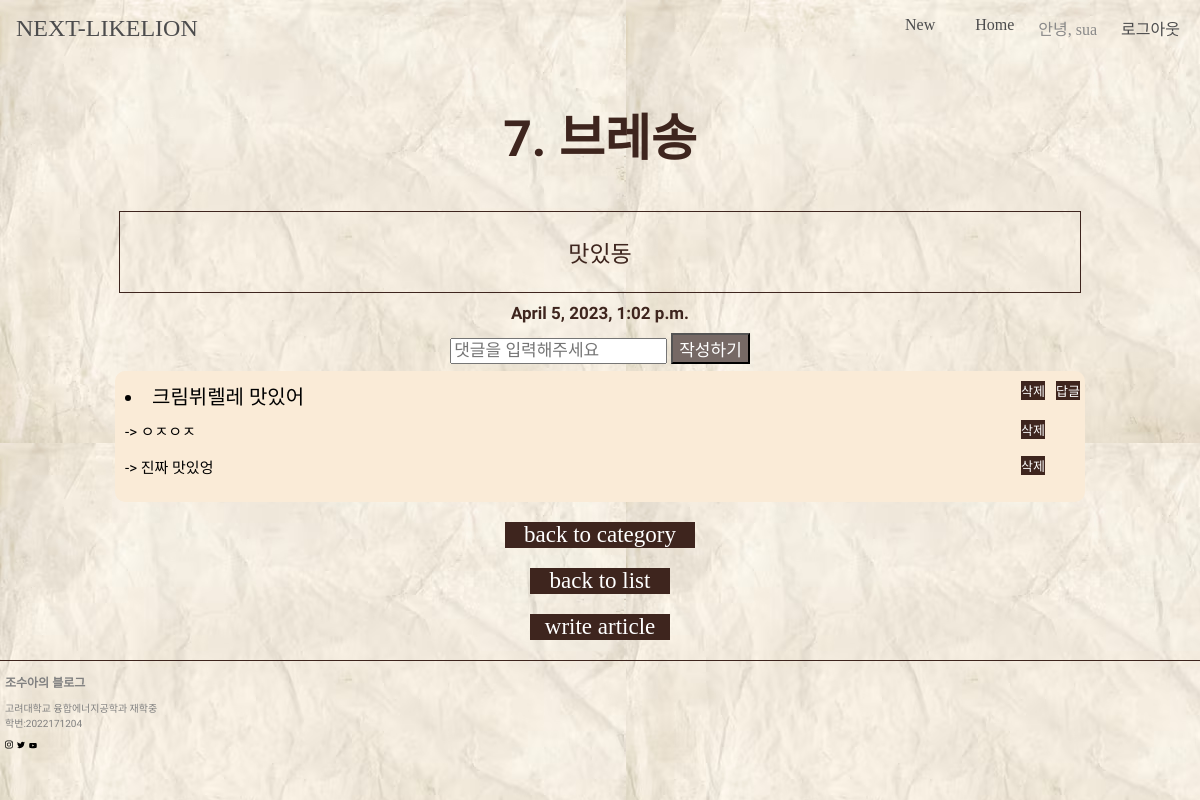
/detail/7 (signed in), run on the app's committed database.
### blogApp/models.py (models this page shows, shortened)
class Article(models.Model):
    title = models.CharField(max_length= 200)
    content = models.TextField()
    category = models.CharField(max_length=10, null = True)
    updated_at = models.DateTimeField(auto_now = True)
    author = models.ForeignKey(User, on_delete=models.CASCADE, related_name='posts', default=1)

class Comment(models.Model):
    article = models.ForeignKey(Article, on_delete = models.CASCADE, related_name="comments")
    content = models.TextField()
    author = models.ForeignKey(User, on_delete=models.CASCADE, related_name='comments')

class Recomment(models.Model):
    comment = models.ForeignKey(Comment, on_delete = models.CASCADE, related_name="recomments")
    recontent = models.TextField()

### blogApp/views.py (the view, shortened to what this page needs)
# urls.py: path('detail/<int:article_id>', views.detail, name = 'detail'),
def detail(request, article_id):
    article = Article.objects.get(id = article_id)
    post_date = article.updated_at
    return render(request, 'detail.html', {'article' : article, 'post_date' : post_date})

### blogApp/templates/detail.html (shortened to what this page needs)
{% extends 'base.html' %}
{% block css %}
{% load static %}
<link rel="stylesheet" type="text/css" href="{% static 'detail.css' %}">
{% endblock %}
{% block content %}
<h2><strong>{{article.id}}. {{article.title}}</strong></h2>
    <div class = 'content'><p>{{article.content}}</p></div>
    <div class="date">{{post_date}}</div>
    <form method="POST">
        <input type = "text" name = "content" placeholder = "댓글을 입력해주세요" />
        <button type = "submit">작성하기</button>
    </form>
    {% for comment in article.comments.all %}
    <div class="comment">
        <li class = "comments"><span>{{comment.content}}</span>
            {% if user.pk == comment.author.pk and user.is_authenticated %}
            <a href="{% url 'delete-comment' article.id comment.id %}" class = "delete">삭제</a>
            <a href="{% url 'recomment' article.id comment.id %}" class = "reply">답글</a>
            {% endif %}
        </li>
        {% for recomment in comment.recomments.all %}
        <ul class = "recomment">-> <span>{{recomment.recontent}}</span>
            <a href="{% url 'delete-recomment' article.id comment.id recomment.id%}" class = "delete">삭제</a>
        </ul>
        {% endfor %}
    </div>
    {% endfor %}
    <div class="name plus">
        <a href="{% url 'category' article.category %}">back to category</a>
    </div>
    <div class="name">
        <a href = "{% url 'list' %}">back to list</a>
    </div>
    <div class="name">
        <a href = "{% url 'new' %}">write article</a>
    </div>
{% endblock %}

### blogApp/templates/base.html (shortened to what this page needs)
<!DOCTYPE html>
<html lang="en">
<head>
    {% load account socialaccount %}
    {% load static %}
    <link rel="stylesheet" type = "text/css" href= "{% static 'base.css'%}" />
    {% block css %} {% endblock css %}
</head>
<body>
    <nav id="navbar">
        <div class="navbar__logo">
          <a href="{% url 'list' %}">NEXT-LIKELION</a>
        </div>
        <ul class="navbar__menu">
          <li class="navbar__menu__item">
            <a href="{% url 'new' %}">New</a>
          </li>
          <li class="navbar__menu__item">
            <a href="{% url 'list' %}">Home</a>
          </li>
          {% if user.is_authenticated %}
          <span class="navbar__menu__item">안녕, {{user.username}}</span>
          <li class="navbar__menu__item">
            <a href="{% url 'logout'%}">로그아웃</a>
          </li>
          {% endif %}
        </ul>
    </nav>
    {% block content %} {% endblock content %}
    <div class="footer">
        <p class = 'blogname'><strong>조수아의 블로그</strong></p><br/>
        <p class = 'info'>고려대학교 융합에너지공학과 재학중<br/>학번:2022171204<br/></p>
        <div class="sns_icon">
            {% load static %}
            <a href = "https://www.instagram.com/_3sua3/" ><img src="{% static './instagram.svg' %}"></a>
            <a href = "https://www.instagram.com/_3sua3/"><img src = "{% static './twitter.svg' %}"></a>
            <a href = "https://www.instagram.com/_3sua3/"><img src = "{% static './youtube.svg' %}"></a>
        </div>
    </div>
</body>
</html>

### blogApp/static/base.css (style rules this page uses)
body { background-image: url('./old-crumpled-paper-texture-background_118047-12865.avif'); display: flex; flex-direction: column; align-items: center; }
.footer { width: 100%; border-top: 1px solid #3E251E; position: relative; bottom: -20px; display: flex; flex-direction: column; align-items: flex-start; padding-left: 10px; }
.footer p { font-family: 'Nanum Myeongjo', serif; color: gray; text-align: start; }
.blogname { font-size: 12px; }
.info { font-size: 10px; position: relative; top: -30px; }
.sns_icon { position: relative; top: -35px; white-space: nowrap; }
:root { --color-white: #ffffff; --color-dark-grey: #8f8f8f; --color-light-grey: #ebebeb; --color-blue: #668efd; --color-black: #4c4c4d; --font-large: 48px; --font-medium: 28px; --font-regular: 18px; --font-small: 16px; --font-micro: 14px; --weight-bold: 700; --weight-semi-bold: 500; --weight-regular: 400; --size-border-radius: 4px; }
body { margin: 0; width: 100%; background-color: aliceblue; }
a { text-decoration: none; color: var(--color-black); }
ul { list-style: none; padding-left: 0; }
#navbar { width: 100%; display: flex; justify-content: space-between; align-items: center; transition: all 300ms ease-in-out; z-index: 1; color: #898989; }
.navbar__logo { padding: 8px 16px; font-size: 24px; }
.navbar__menu { display: flex; padding-left: 0; }
.navbar__menu .navbar__menu__item { margin: 0 4px; cursor: pointer; color: #898989; }
.navbar__menu .navbar__menu__item a { padding: 8px 16px; }

### blogApp/static/detail.css (style rules this page uses)
body { background-image: url('./old-crumpled-paper-texture-background_118047-12865.avif'); display: flex; flex-direction: column; align-items: center; }
h2 { font-family: 'Nanum Myeongjo', serif; font-size: 50px; color: #3E251E; text-align: center; font-weight: 900; }
p { font-family: 'Nanum Myeongjo', serif; font-size: 23px; color: #3E251E; text-align: center; font-weight: 500; }
.date { font-family: 'Nanum Myeongjo', serif; font-size: 17px; color: #3E251E; text-align: center; font-weight: 700; margin-top: 10px; }
.content { border: 1px solid #3E251E; width: 80%; height: 80%; }
.name { margin-top: 20px; width: 140px; background-color: #3E251E; text-align: center; }
.name a { font-family: 'Droid Serif'; font-size: 23px; color: white; }
.plus { width: 190px; }
form { margin-top: 10px; }
form input, button { font-family: 'Droid Serif'; font-size: 17px; color: #3E251E; }
form button { background-color: #766965; color: white; }
.comment { width: 80%; background-color: antiquewhite; text-align: start; margin-top: 7px; padding-left: 10px; font-family: 'Nanum Myeongjo', serif; padding-top: 10px; position: relative; border-radius: 10px; padding-bottom: 5px; }
.comment .reply { position: absolute; right: 5px; font-size: 13px; background-color: #3E251E; color: white; }
.comment .delete { position: absolute; right: 40px; font-size: 13px; background-color: #3E251E; color: white; }
.comment .comments { font-size: 20px; }
.comment .recomment { position: relative; top: -5px; font-size: 15px; }

### data on the page
Article: id "7", title "브레송", content "맛있동", updated_at "April 5, 2023, 1:02 p.m."
Comment: content "크림뷔렐레 맛있어", shows "삭제"
Recomment: recontent "ㅇㅈㅇㅈ"
Recomment: recontent "진짜 맛있엉"

### other printed values
{{ user.username }} "sua"
